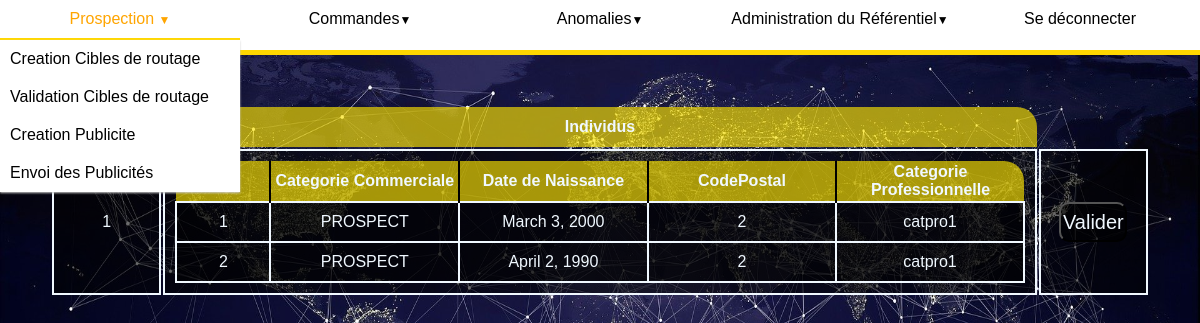
The page /publicite/validateCible (signed in) on the database as committed earlier.
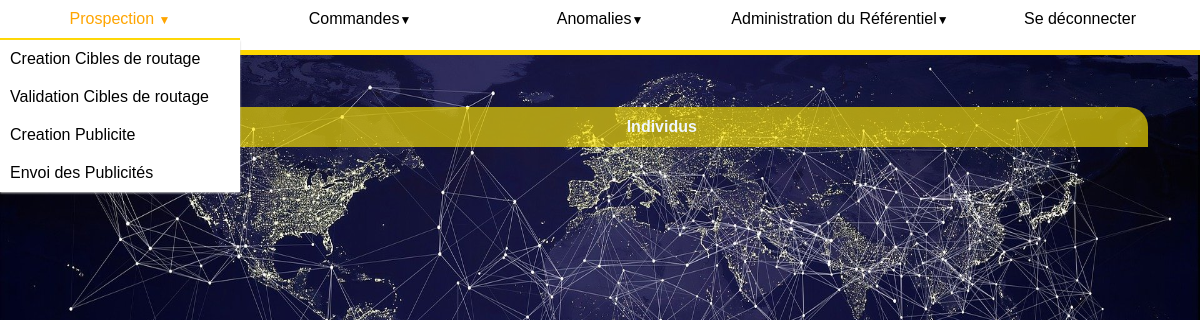
The same page on the database as committed later.
### publicite/models.py (models this page shows)
class Cible(models.Model):
    individus = models.ManyToManyField(Individu)
    valide = models.BooleanField(default=False)

### referentiel/models.py (models this page shows, shortened)
class Individu(models.Model):
    nom = models.CharField(max_length=50)
    prenom = models.CharField(max_length=50)
    datenaissance = models.DateField()
    ntel = models.DecimalField(max_digits=10, decimal_places=0)
    mail = models.EmailField(null=True)
    adresse = models.ForeignKey(Adresse, on_delete=models.CASCADE)
    catprofessionnelle = models.ForeignKey(
        Catprofessionnelle, on_delete=models.CASCADE)
    prospect = "PROSPECT"
    client = "CLIENT"
    interdit = "INTERDIT"
    cat_choix = [(prospect, "possible client"),
                 (client, "client"),
                 (interdit, " client interdit")
                 ]
    catcommerciale = models.CharField(
        max_length=20, choices=cat_choix, default=prospect)

class Adresse(models.Model):
    numero = models.IntegerField()
    rue = models.CharField(max_length=100)
    codepostal = models.DecimalField(max_digits=5, decimal_places=0)
    ville = models.CharField(max_length=50)

class Catprofessionnelle(models.Model):
    nom = models.CharField(max_length=100)
    def __str__(self) -> str:
        return self.nom

### publicite/views.py (the view)
# urls.py: path('validateCible', views.validateCible, name='validateCible'),
@permission_required("utilisateurs.perm_publicite")
def validateCible(request):
    if 'valider' in request.POST:
        id = request.POST.get('valider')
        cible = Cible.objects.get(id=id)
        cible.valide = True
        cible.save()
        return redirect(reverse('publicite:home'))
    cibles = Cible.objects.filter(valide=False)
    contexte = {'cibles': cibles}
    return render(request, 'publicite/validateCible.html', contexte)

### publicite/templates/publicite/validateCible.html (shortened to what this page needs)
{% extends 'referentiel/referentiel_view.html' %}
{%block content %}
{% load static %}
<link rel="stylesheet" type="text/css" href="{% static 'publicite/createCible.css' %}">
<div class='contenu'>
    <table class=cible width=100%>
        <th id=gauche width="10%">Id Cible </th>
        <th id=droite width="80%">Individus</th>
        {% for c in cibles %}
        <tr class=corps>
            <td>{{c.id}}</td>
            <td>
                <table class="tableReferentiel">
                    <th id=gauche width="10%">Id </th>
                    <th class=milieu width="20%">Categorie Commerciale</th>
                    <th class=milieu width="20%">Date de Naissance</th>
                    <th class=milieu width="20%">CodePostal</th>
                    <th id=droite width="20%">Categorie Professionnelle</th>
                    {% for i in c.individus.all %}
                    <tr class=corps>
                        <td>{{i.id}}</td>
                        <td>{{i.catcommerciale}}</td>
                        <td>{{i.datenaissance}}</td>
                        <td>{{i.adresse.codepostal}}</td>
                        <td>{{i.catprofessionnelle}}</td>
                    </tr>
                    {% endfor %}
                </table>
            </td>
            <td>
                <form method="POST">
                    <button class='btn' type="submit" value={{c.id}} name="valider">Valider</button>
                </form>
            </td>
        </tr>
        {% endfor %}
    </table>
</div>
{%endblock content %}

Rows that differ between the two databases and show on the page:
no longer on this page (row edited): Cible: id "1"
no longer on this page (row unchanged): Individu: id "1", catcommerciale "PROSPECT", datenaissance "March 3, 2000", adresse.codepostal "2", catprofessionnelle "catpro1"
no longer on this page (row unchanged): Individu: id "2", catcommerciale "PROSPECT", datenaissance "April 2, 1990", adresse.codepostal "2", catprofessionnelle "catpro1"
